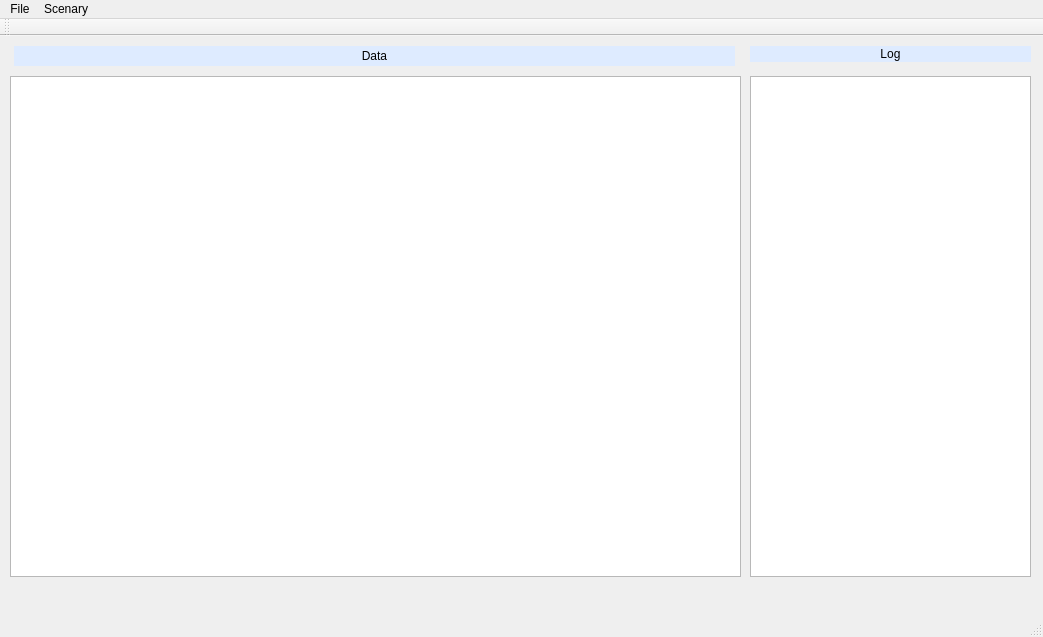
<?xml version="1.0" encoding="UTF-8"?>
<ui version="4.0">
 <class>MainWindow</class>
 <widget class="QMainWindow" name="MainWindow">
  <property name="geometry">
   <rect>
    <x>0</x>
    <y>0</y>
    <width>1043</width>
    <height>637</height>
   </rect>
  </property>
  <property name="windowTitle">
   <string>MainWindow</string>
  </property>
  <widget class="QWidget" name="centralWidget">
   <widget class="QTextBrowser" name="textBrowserData">
    <property name="geometry">
     <rect>
      <x>10</x>
      <y>40</y>
      <width>731</width>
      <height>501</height>
     </rect>
    </property>
   </widget>
   <widget class="QTextBrowser" name="textBrowserLog">
    <property name="geometry">
     <rect>
      <x>750</x>
      <y>40</y>
      <width>281</width>
      <height>501</height>
     </rect>
    </property>
   </widget>
   <widget class="QLabel" name="labelDataCaption">
    <property name="geometry">
     <rect>
      <x>14</x>
      <y>10</y>
      <width>721</width>
      <height>20</height>
     </rect>
    </property>
    <property name="styleSheet">
     <string notr="true">background-color: rgb(222, 235, 255);</string>
    </property>
    <property name="text">
     <string>Data</string>
    </property>
    <property name="alignment">
     <set>Qt::AlignCenter</set>
    </property>
   </widget>
   <widget class="QLabel" name="labelLogCaption">
    <property name="geometry">
     <rect>
      <x>750</x>
      <y>10</y>
      <width>281</width>
      <height>16</height>
     </rect>
    </property>
    <property name="styleSheet">
     <string notr="true">background-color: rgb(222, 235, 255);</string>
    </property>
    <property name="text">
     <string>Log</string>
    </property>
    <property name="alignment">
     <set>Qt::AlignCenter</set>
    </property>
   </widget>
  </widget>
  <widget class="QMenuBar" name="menuBar">
   <property name="geometry">
    <rect>
     <x>0</x>
     <y>0</y>
     <width>1043</width>
     <height>26</height>
    </rect>
   </property>
   <widget class="QMenu" name="menuFile">
    <property name="title">
     <string>File</string>
    </property>
    <addaction name="actionQuit"/>
   </widget>
   <widget class="QMenu" name="menuScenary">
    <property name="title">
     <string>Scenary</string>
    </property>
    <addaction name="actionLoadFromFile"/>
    <addaction name="actionRemoveSquareBrackets"/>
   </widget>
   <addaction name="menuFile"/>
   <addaction name="menuScenary"/>
  </widget>
  <widget class="QToolBar" name="mainToolBar">
   <attribute name="toolBarArea">
    <enum>TopToolBarArea</enum>
   </attribute>
   <attribute name="toolBarBreak">
    <bool>false</bool>
   </attribute>
  </widget>
  <widget class="QStatusBar" name="statusBar"/>
  <action name="actionQuit">
   <property name="text">
    <string>Quit</string>
   </property>
  </action>
  <action name="actionLoadFromFile">
   <property name="text">
    <string>LoadFromFile</string>
   </property>
  </action>
  <action name="actionRemoveSquareBrackets">
   <property name="text">
    <string>RemoveSquareBrackets</string>
   </property>
  </action>
 </widget>
 <layoutdefault spacing="6" margin="11"/>
 <resources/>
 <connections/>
</ui>
